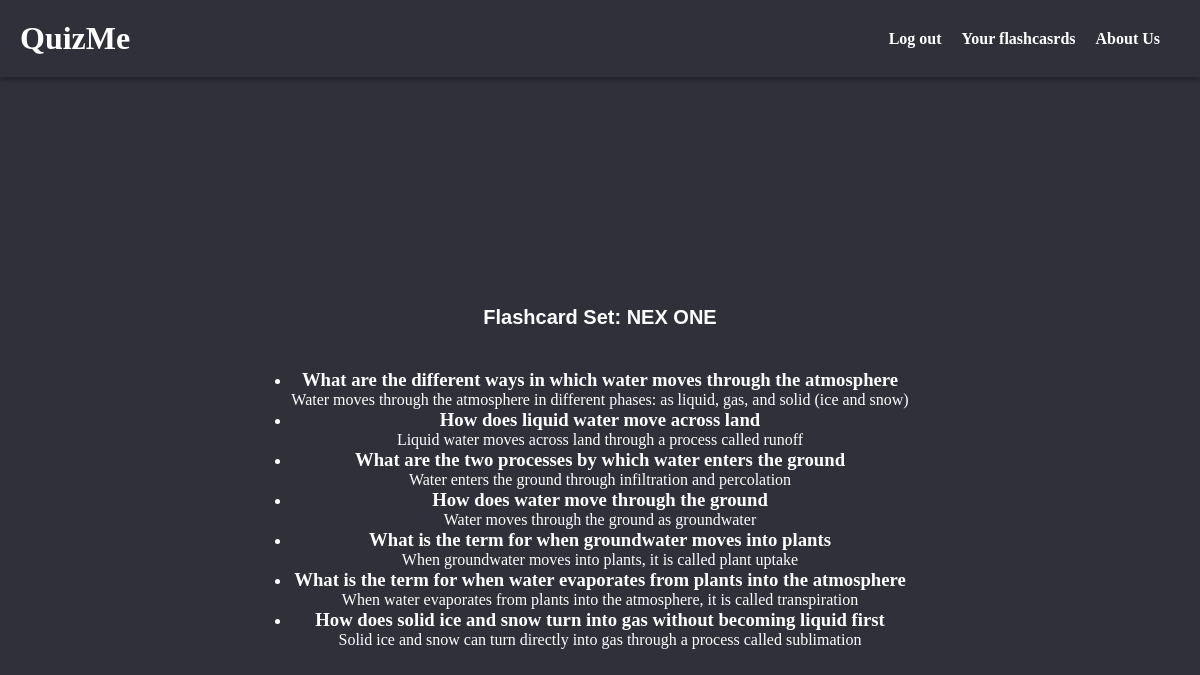
Page /single-flashcard/NEX ONE (signed in) on the committed database.
### run.py (models this page shows, shortened)
class FlashcardSet(db.Model):
    id = db.Column(db.Integer, primary_key=True)
    name = db.Column(db.String(100), nullable=False)
    user_id = db.Column(db.Integer, db.ForeignKey('user.id'), nullable=False)
    flashcards = db.relationship('Flashcard', backref='flashcard_set', lazy=True, cascade='all, delete-orphan')  # Add cascade option

class Flashcard(db.Model):
    id = db.Column(db.Integer, primary_key=True)
    front = db.Column(db.String(100), nullable=False)
    back = db.Column(db.String(100), nullable=False)
    flashcard_set_id = db.Column(db.Integer, db.ForeignKey('flashcard_set.id', ondelete='CASCADE'), nullable=False)  # Add ondelete option

### run.py (the view)
@app.route('/single-flashcard/<flashcard_set_name>')
def single_flashcard(flashcard_set_name):
    if 'user_id' not in session:
        return render_template('login.html', error_message="Please log in to access your flashcards.")
    user_id = session['user_id']
    user = User.query.get(user_id)
    flashcard_set = FlashcardSet.query.filter_by(name=flashcard_set_name, user=user).first()
    if flashcard_set:
        flashcards = flashcard_set.flashcards
        return render_template('single-flashcard.html', flashcards=flashcards, flashcard_set_name=flashcard_set_name)
    else:
        return "Flashcard set not found"

### templates/single-flashcard.html (shortened to what this page needs)
<!DOCTYPE html>
<html lang="en">
<head>
  <link rel="stylesheet" href="{{ url_for('static', filename='style.css') }}">
</head>
<body>
  <header>
    <div class="logo-container">
      <h1><b>QuizMe</b></h1>
    </div>
    <nav>
      <ul>
        <li><a href="{{ url_for('index') }}">Log out</a></li>
        <li><a href="{{ url_for('your_flashcards') }}">Your flashcasrds</a></li>
        <li><a href="{{ url_for('about_us') }}">About Us</a></li>
      </ul>
    </nav>
  </header>
  <section class="hero">
    <h1 class="subtitle">Flashcard Set: {{ flashcard_set_name }}</h1>
    <ul class="flashcard-list">
      {% for flashcard in flashcards %}
        <li>
          <div class="flashcard">
            <h3 class="flashcard-front">{{ flashcard.front }}</h3>
            <p class="flashcard-back">{{ flashcard.back }}</p>
          </div>
        </li>
      {% endfor %}
    </ul>
  </section>
</body>
</html>

### static/style.css (style rules this page uses)
* { box-sizing: border-box; margin: 0; padding: 0; }
body { font-family: popping; background-color: #2F303A; overflow-y: scroll; flex-direction: row; color: white; }
header { display: flex; align-items: center; justify-content: space-between; padding: 20px; box-shadow: 0px 4px 4px #00000040; width: 100%; }
h1 { color: white; }
nav ul { list-style: none; display: flex; }
nav ul li { margin-right: 20px; }
nav ul li a { text-decoration: none; color: white; font-weight: bold; }
.hero { text-align: center; padding: 100px 0; height: 100vh; display: flex; flex-direction: column; justify-content: center; align-items: center; }
.hero h1 { color: #ffffff; font-size: 36px; font-weight: bold; margin-bottom: 20px; }
.hero .subtitle { color: white; font-size: 20px; margin-bottom: 40px; font-family: Verdana, Geneva, Tahoma, sans-serif; }

### rows in the picture
FlashcardSet: name "NEX ONE"
Flashcard: front "What are the different ways in which water moves through the atmosphere", back "Water moves through the atmosphere in different phases: as liquid, gas, and solid (ice and snow)"
Flashcard: front "How does liquid water move across land", back "Liquid water moves across land through a process called runoff"
Flashcard: front "What are the two processes by which water enters the ground", back "Water enters the ground through infiltration and percolation"
Flashcard: front "How does water move through the ground", back "Water moves through the ground as groundwater"
Flashcard: front "What is the term for when groundwater moves into plants", back "When groundwater moves into plants, it is called plant uptake"
Flashcard: front "What is the term for when water evaporates from plants into the atmosphere", back "When water evaporates from plants into the atmosphere, it is called transpiration"
Flashcard: front "How does solid ice and snow turn into gas without becoming liquid first", back "Solid ice and snow can turn directly into gas through a process called sublimation"
